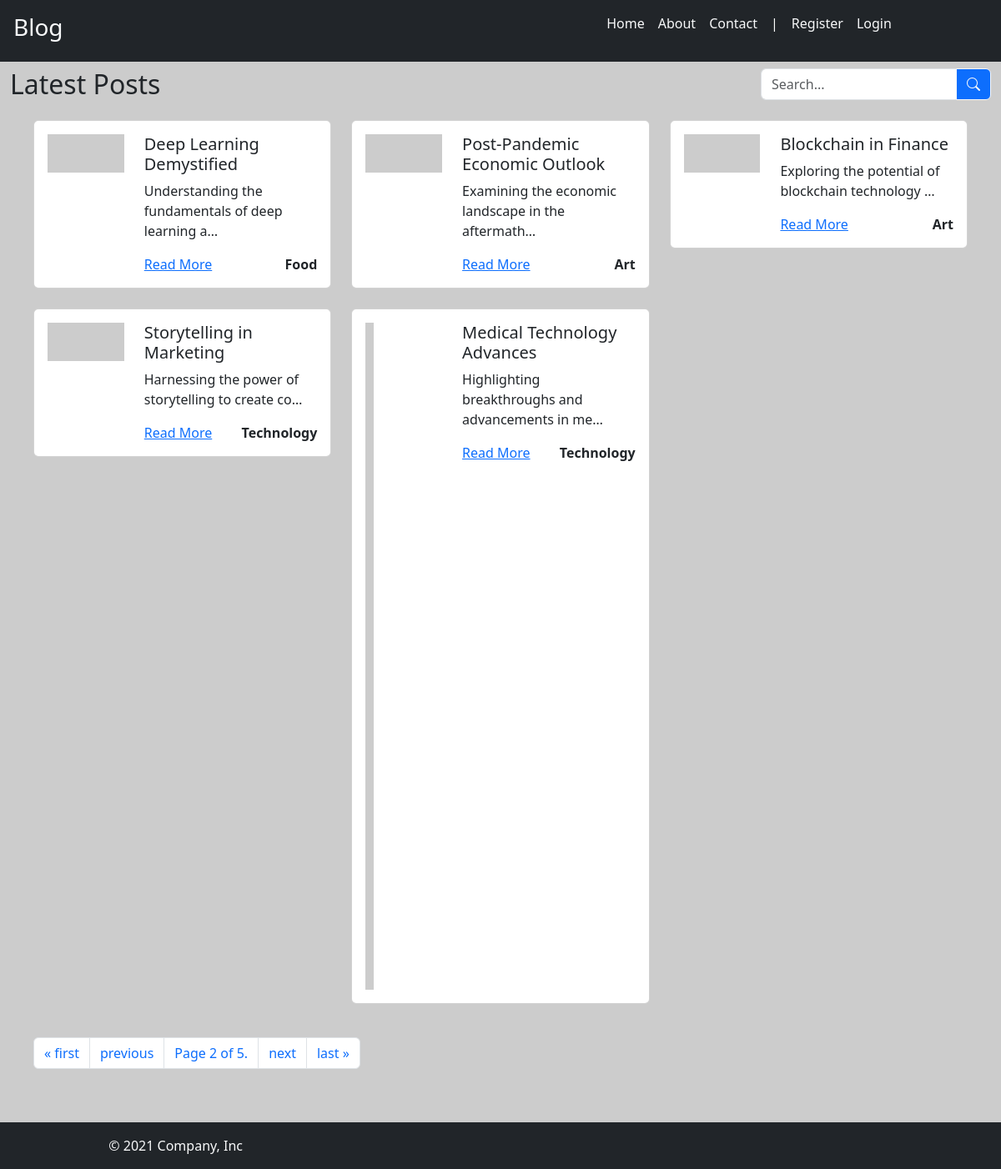
Screenshot of /?page=2 with the database file from the repository.
### blog/models.py (models this page shows, shortened)
class Post(models.Model):
    title = models.CharField(max_length=100)
    content = models.TextField()
    img_url = models.ImageField(null=True,upload_to="posts/images")
    created_at = models.DateTimeField(auto_now_add=True)
    slug = models.SlugField(unique=True)
    category = models.ForeignKey(Category, on_delete=models.CASCADE)
    user = models.ForeignKey(User,on_delete=models.CASCADE,null=True)
    is_published = models.BooleanField(default=False)
    def formatted_img_url(self):
        url = self.img_url if self.img_url.__str__().startswith(('http://','https://')) else self.img_url.url
        return url

class Category(models.Model):
    name = models.CharField(max_length=100)

### blog/views.py (the view)
# urls.py: path("", views.index, name="index"),
def index(request):
    posts = Post.objects.filter(is_published=True)
    paginator = Paginator(posts, 5)
    pg_number = request.GET.get("page")
    pg_obj = paginator.get_page(pg_number)
    return render(request, "blog/index.html", {"pg_obj": pg_obj})

### blog/templates/blog/index.html (shortened to what this page needs)
{% extends 'blog/base.html'%} {% block content %}
<div class="container-fluid">
  <div class="row my-2">
    <div class="col">
      <h2>Latest Posts</h2>
    </div>
    <div class="col-3">
      <div class="input-group">
        <input
          type="text"
          class="form-control"
          placeholder="Search..."
          aria-label="Search"
        />
        <button
          class="btn btn-outline-light btn-primary"
          type="button"
          id="button-search"
        >
          <i class="bi bi-search"></i>
        </button>
      </div>
    </div>
  </div>
  <div class="row m-3">
    {% if pg_obj %} {% for post in pg_obj %}
    <div class="col-4 mb-4">
      <div class="card">
        <div class="card-body">
          <div class="row">
            <div class="col-md-4">
              <img src="{{post.formatted_img_url}}" class="img-fluid" alt="..." />
            </div>
            <div class="col-md-8">
              <h5 class="card-title">{{post.title}}</h5>
              <p class="card-text">{{post.content|truncatechars:50}}</p>
              <div class="d-flex justify-content-between">
                <a href="{% url 'blog:detail' slug=post.slug %}">Read More</a>
                <a class="text-decoration-none text-dark fw-bold" href="#"
                  >{{post.category.name}}</a
                >
              </div>
            </div>
          </div>
        </div>
      </div>
    </div>
    {% endfor %}
    <div class="col-12 my-3">
      {% if pg_obj.has_other_pages %}
      <nav aria-label="Page navigation">
        <ul class="pagination">
          {% if pg_obj.has_previous %}
          <li class="page-item">
            <a class="page-link" href="?page=1" aria-label="First">
              <span aria-hidden="true">&laquo; first</span>
            </a>
          </li>
          <li class="page-item">
            <a
              class="page-link"
              href="?page={{pg_obj.previous_page_number}}"
              aria-label="Previous"
            >
              <span aria-hidden="true">previous</span>
            </a>
          </li>
          {% endif %}
          <li class="page-item">
            <span class="page-link"
              >Page {{pg_obj.number}} of {{pg_obj.paginator.num_pages}}.</span
            >
          </li>
          {% if pg_obj.has_next%}
          <li class="page-item">
            <a
              class="page-link"
              href="?page={{pg_obj.next_page_number}}"
              aria-label="Next"
            >
              <span aria-hidden="true">next</span>
            </a>
          </li>
          <li class="page-item">
            <a
              class="page-link"
              href="?page={{pg_obj.paginator.num_pages}}"
              aria-label="Last"
            >
              <span aria-hidden="true">last &raquo;</span>
            </a>
          </li>
          {% endif%}
        </ul>
      </nav>
      {%endif%}
    </div>
    {% else %}
    <p>No post available</p>
    <p>{% endif %}</p>
  </div>
</div>
{% endblock %}

### blog/static/blog/css/style.css (style rules this page uses)
body { background-color: #cccccc; }

### rows the page displays
Post: title "Deep Learning Demystified", content "Understanding the fundamentals of deep learning a…", category.name "Food"
Post: title "Post-Pandemic Economic Outlook", content "Examining the economic landscape in the aftermath…", category.name "Art"
Post: title "Blockchain in Finance", content "Exploring the potential of blockchain technology …", category.name "Art"
Post: title "Storytelling in Marketing", content "Harnessing the power of storytelling to create co…", category.name "Technology"
Post: title "Medical Technology Advances", content "Highlighting breakthroughs and advancements in me…", category.name "Technology"

### other values shown
{{ pg_obj.number }} "2"
{{ pg_obj.paginator.num_pages }} "5"
